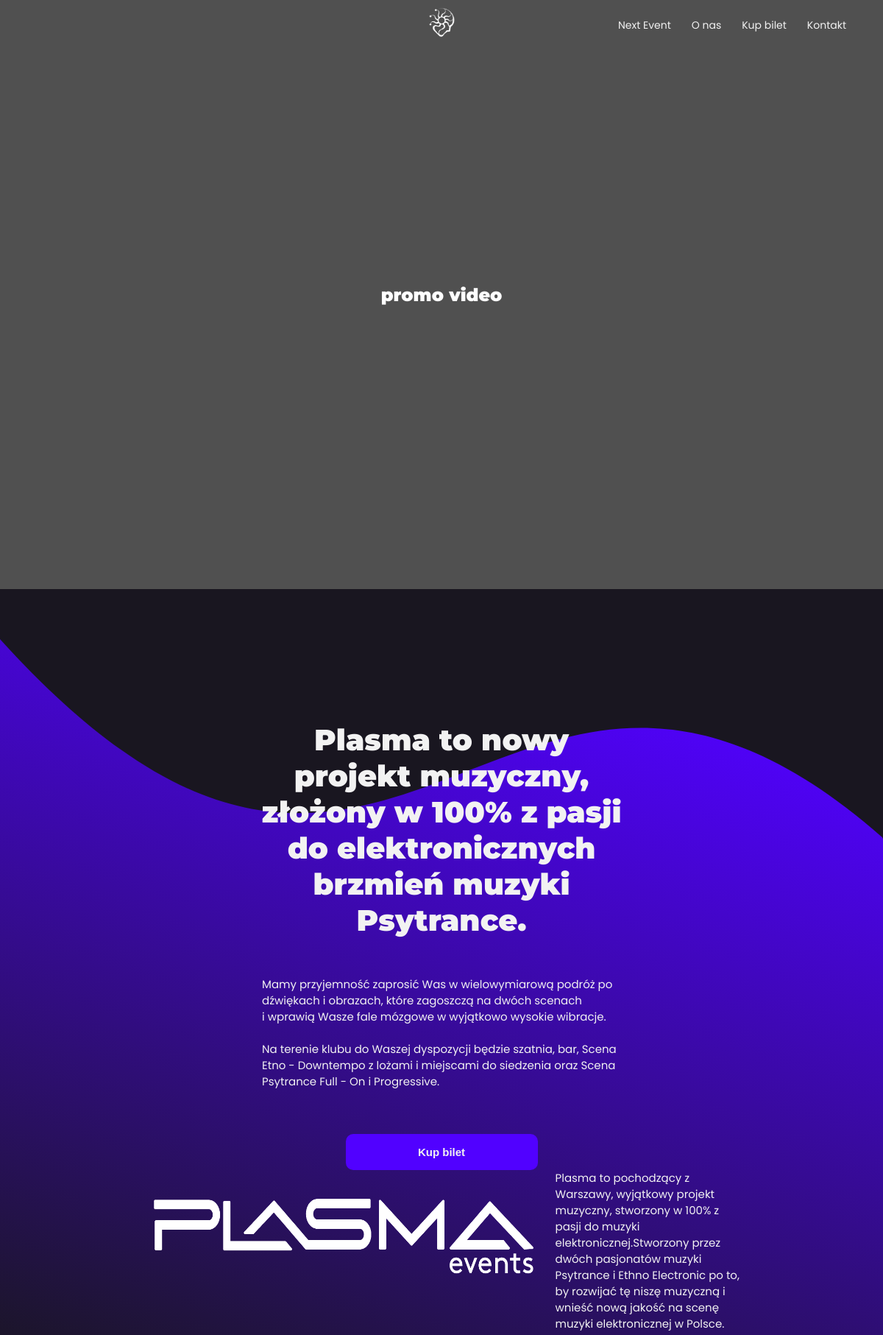
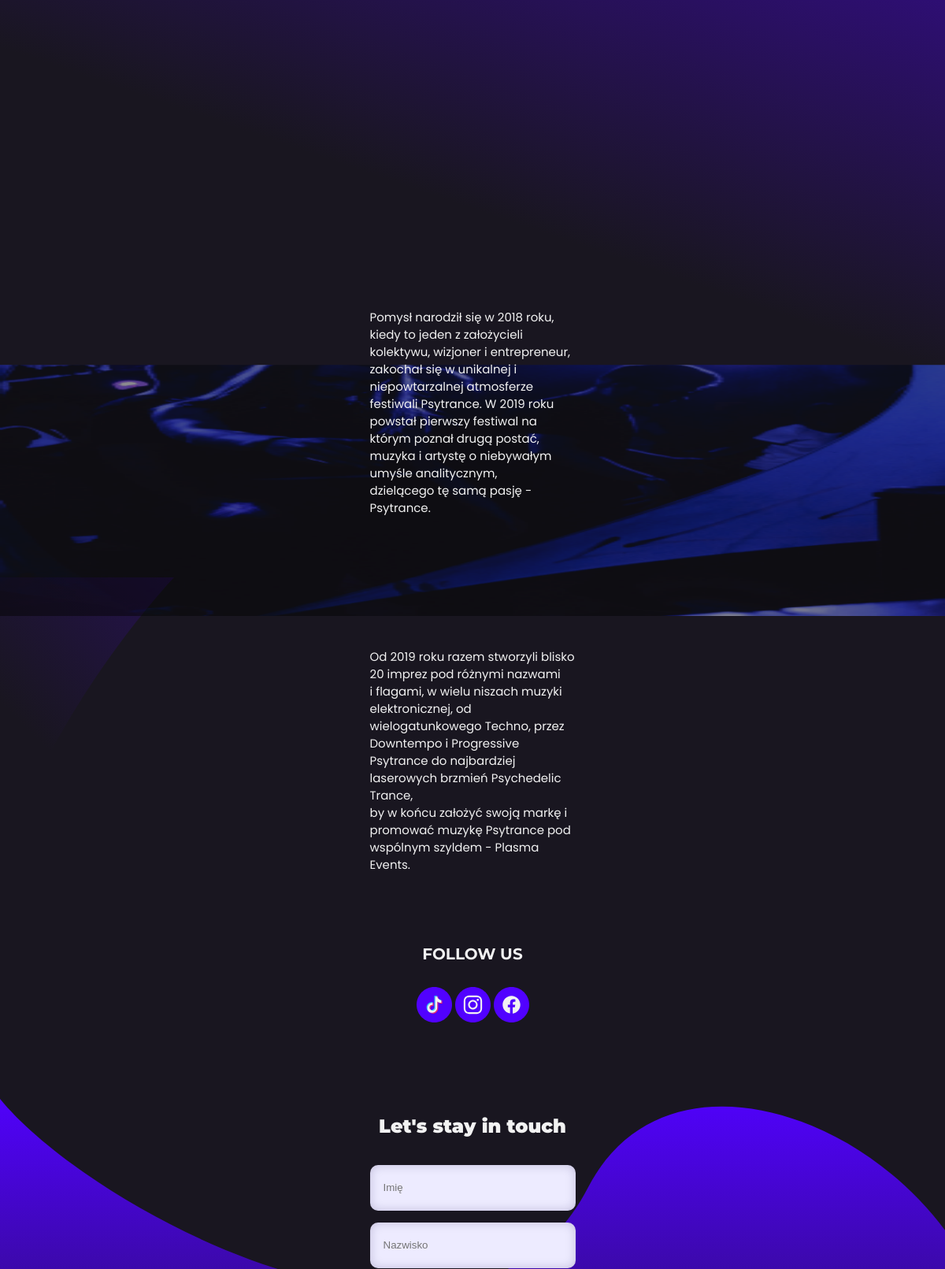
The page / (upper part) on the database its author committed (2 pictures, top to bottom).
### plasma_site/models.py (models this page shows, shortened)
class Article(models.Model):
    title = models.CharField(max_length=50)
    type = models.CharField(max_length=50)
    header = models.CharField(max_length=100, null=True)
    text = models.TextField(max_length=3900)

### plasma_site/views.py (the view)
# urls.py: path('', views.index, name='index'),
def index(request):
    intro = Article.objects.get(title='intro')
    party_des1 = Article.objects.get(title='party_des1')
    party_des2 = Article.objects.get(title='party_des2')
    party_des1_mob = Article.objects.get(title='party_des1_mob')
    party_des2_mob = Article.objects.get(title='party_des2_mob')
    about1 = Article.objects.get(title='about1')
    about2 = Article.objects.get(title='about2')
    about_contact = Article.objects.get(title='about_contact')
    instagram = Link.objects.get(name='Instagram')
    tiktok = Link.objects.get(name='Tiktok')
    facebook = Link.objects.get(name='Facebook')
    context = {'arts': {
        'intro': intro,
        'party_des1': party_des1,
        'party_des2': party_des2,
        'party_des1_mob': party_des1_mob,
        'party_des2_mob': party_des2_mob,
        'about1': about1,
        'about2': about2,
        'about_contact': about_contact
    }, 'socials': {
        'instagram': instagram,
        'facebook': facebook,
        'tiktok': tiktok,
    }
    }
    return render(request, 'plasma_site/index.html', context)

### plasma_site/templates/plasma_site/index.html (shortened to what this page needs)
{% extends 'plasma_site/base.html' %}
{% load static %}
{% block css %}
    <link rel="stylesheet" href="{% static 'plasma_site/index.css' %}">
{% endblock %}
{% block content %}
        <section class="promo-video">
            <h1 class="video-text-placeholder">promo video</h1>
        </section>
        <section class="event">
            <h3 class="event__subheading">{{arts.intro.text|linebreaksbr}}</h3>
            <p class="event__paragraph event__paragraph--preline --desktop">
                    {{arts.party_des1_mob.text|linebreaksbr}}
            </p>
            <p class="event__paragraph event__paragraph--preline --desktop --mb-60">
                    {{arts.party_des2_mob.text|linebreaksbr}}
            </p>
            <a href="{% url 'tickets' %}"><button class="event__button --m-0">Kup bilet</button></a>
        </section>
        <section class="about__1 about">
            <img class='--desktop plasma-logotype' src="{% static 'plasma_site/img/PLASMA logo biale_typo (1).png' %}" />
            <p class="about__paragraph">
                {{arts.about1.text|linebreaksbr}}
            </p>
        </section>
        <section class="about__2 about">
            <p class="about__paragraph about__paragraph2">
                {{arts.about2.text|linebreaksbr}}
           </p>
            <img class="about__picture" src='{% static 'plasma_site/img/Zdjęcie-strona-glowna.png' %}'></img>
        </section>
        <section class="contact__general contact">
            <p class="about__paragraph contact__text">
                {{arts.about_contact.text|linebreaksbr}}
            </p>
            <h3 class="contacts-call-to-action">FOLLOW US</h3>
            <div class="contact-socials">
                <a href = '{{socials.tiktok.link }}'><img src="{% static 'plasma_site/img/icon_tik_tok.svg' %}"/></a>
                <a href = '{{socials.instagram.link }}'><img src="{% static 'plasma_site/img/icon_instagram.svg' %}"/></a>
                <a href = '{{socials.facebook.link }}'><img src="{% static 'plasma_site/img/icon_facebook.svg' %}"/></a>
            </div>
        </section>
        <section class="contact__form contact">
            <h1>Let's stay in touch</h1>
            <form class="contact-form" method="post">
                <input class="contact-form__input contact-form__input--normal" type="text" placeholder="Imię"/>
                <input class="contact-form__input contact-form__input--normal" type="text" placeholder="Nazwisko"/>
            </form>
        </section>
{% endblock %}

### plasma_site/static/plasma_site/base.css (style rules this page uses)
:root { --black-main:#191620; --promo-video-bg: #505050; --primary: #5101FF; --secondary: #854DFF; --light-primary:#EDEBFF; --light-secondary:#F2F2F2; --link-color:#6FD9F3; --error-color: #FF4E4E; }
body { margin: 0; padding: 0; box-sizing:border-box; background-color: var(--black-main); }
p,a, btn, .mini-text, li { color:var(--light-secondary); font-family: 'Poppins'; font-style: normal; position: relative; z-index: 2; }
a,.mini-text,p, li { font-weight: 400; }
a { text-decoration: none; }
p, li { font-size: 15px; line-height: 22px; }
a { font-size: 14px; line-height: 21px; }
button , .button { background-color: var(--primary); border:0; border-radius: 10px; color:var(--light-secondary); font-weight: 600; font-size: 15px; gap: 10px; height: 49px; line-height: 22px; padding: 10px 17px; width: 261px; }
h1, h2, h3, h4 { color:var(--light-secondary); font-family: 'Montserrat'; font-style: normal; position: relative; z-index: 3; }
h1,h2 { font-weight: 900; font-size: 24px; line-height: 29px; }
h3 { font-weight: 700; font-size: 20px; line-height: 24px; }
.--desktop { display:none; }
@media (min-width: 800px) { .--desktop { display:block; } }

### plasma_site/static/plasma_site/index.css (style rules this page uses)
.promo-video, .about, .event, .contact, .footer { background-color: var(--black-main); width: 100vw; margin:0; border:0; }
.promo-video { align-items: center; background-color: var(--promo-video-bg); display: flex; flex-basis: 100%; height: 100vh; justify-content: center; }
.video-text-placeholder { color:white; margin:0; }
.event { flex-basis: 100%; position: relative; display: flex; flex-wrap: wrap; justify-content: center; }
.contact__general { align-items: center; display: flex; flex-direction: column; flex-wrap: wrap; justify-content: flex-start; padding: 90px 0 0 0; }
.contacts-call-to-action { margin: 90px 0 30px 0; }
.event__button { margin:45px 0 91px 0; }
.event__paragraph, .about__paragraph { margin:0; text-align: left; width: 261px; }
.event__paragraph--preline { white-space: pre-line; }
.event__subheading { text-align: center; margin: 45px 0 60px 0; width: 236px; }
.about__1, .about__2 { display: flex; flex-wrap: wrap; justify-content: center; }
.about__1 { height: 526px; position: relative; width: 100%; }
.about__2 { height: 431px; position: relative; width: 100vw; }
.about__paragraph2 { margin-top: 90px ; }
.about__picture { border: 0; height: 480px; position: absolute; top:0; width:100%; }
.contact__general { height: 572px; }
.contact__form { align-items: center; display: flex; flex-direction: column; height: 598px; margin-bottom: 70px; }
.contact-form { display: flex; height: 100%; flex-direction: column; width: 261px; z-index: 10; }
.contact-form__input, .ticket-form__input { background-color: var(--light-primary); box-shadow: inset 0px 0px 13px rgba(22, 0, 70, 0.2); border-radius: 10px; border: 0; gap: 10px; margin:15px 0 0 0; padding: 13px 17px; }
.contact-form__input--normal { height: 32px; }
@media (min-width:800px) { .event { flex-direction:column; justify-content:center; align-items:center; wrap:nowrap; } }
@media (min-width:800px) { .event__subheading { margin:180px 0 30px 0; width: 496px; font-family: 'Montserrat'; font-style: normal; font-weight: 900; font-size: 40px; line-height: 49px; text-align: center; } }
@media (min-width:800px) { .event__paragraph { width: 488px; margin:0; } }
@media (min-width:800px) { .plasma-logotype { height:170px; width:570px; z-index:10; } }
@media (min-width:800px) { .--mb-60 { margin-bottom:60px } }
@media (min-width:800px) { .--m-0 { margin:0 } }

### rows shown on the page
Article: intro.text "Plasma to nowy projekt muzyczny, złożony w 100% z pasji do elektronicznych brzmień muzyki Psytrance."
Article: party_des1_mob.text "Mamy przyjemność zaprosić Was w wielowymiarową podróż po dźwiękach i obrazach, które zagoszczą na dwóch scenach i wprawią Wasze fale mózgowe w wyjątkowo wysokie wibracje."
Article: party_des2_mob.text "Na terenie klubu do Waszej dyspozycji będzie szatnia, bar, Scena Etno - Downtempo z lożami i miejscami do siedzenia oraz Scena Psytrance Full - On i Progressive."
Article: about1.text "Plasma to pochodzący z Warszawy, wyjątkowy projekt muzyczny, stworzony w 100% z pasji do muzyki elektronicznej.Stworzony przez dwóch pasjonatów muzyki Psytrance i Ethno Electronic po to, by rozwijać tę niszę muzyczną i wnieść nową jakość na scenę muzyki elektronicznej w Polsce."
Article: about2.text "Pomysł narodził się w 2018 roku, kiedy to jeden z założycieli kolektywu, wizjoner i entrepreneur, zakochał się w unikalnej i niepowtarzalnej atmosferze festiwali Psytrance. W 2019 roku powstał pierwszy festiwal na którym poznał drugą postać, muzyka i artystę o niebywałym umyśle analitycznym, dzielącego tę samą pasję - Psytrance."
Article: about_contact.text "Od 2019 roku razem stworzyli blisko 20 imprez pod różnymi nazwami i flagami, w wielu niszach muzyki elektronicznej, od wielogatunkowego Techno, przez Downtempo i Progressive Psytrance do najbardziej laserowych brzmień Psychedelic Trance, by w końcu założyć swoją markę i promować muzykę Psytrance pod wspólnym szyldem - Plasma Events."
